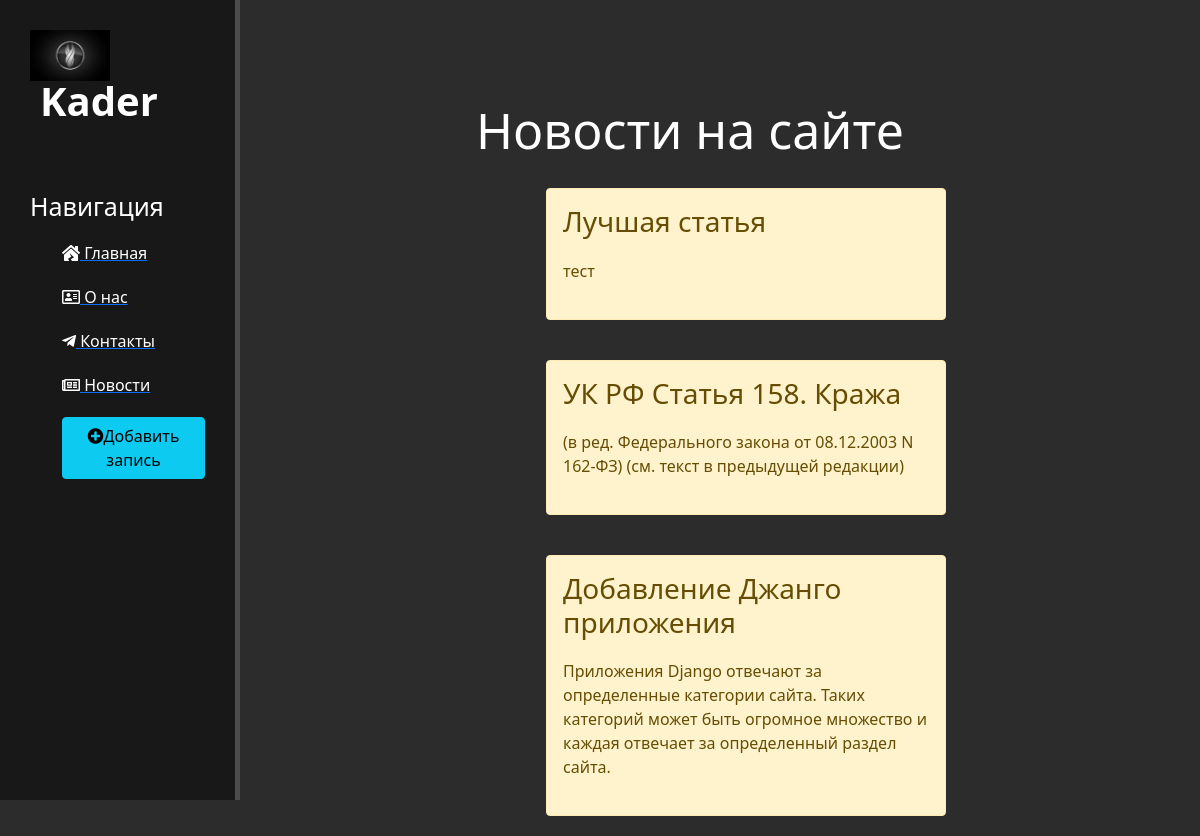
The page /news/ on the database as committed earlier.
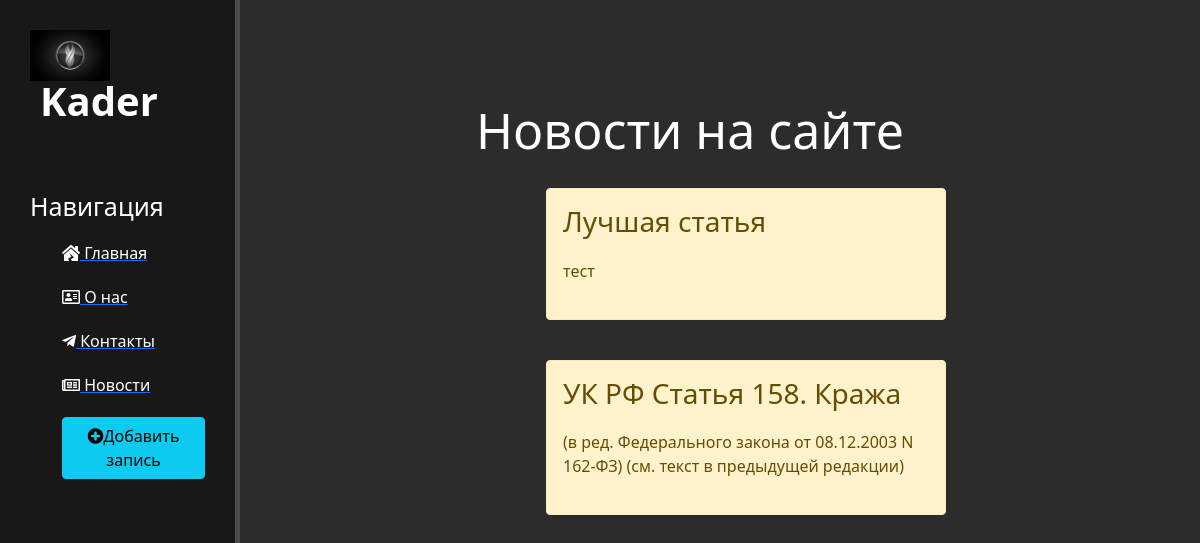
The same page on the database as committed later.
### news/models.py (models this page shows, shortened)
class Articles(models.Model):
    title = models.CharField('Название', max_length=50)
    anons = models.CharField('анонс', max_length=250)
    full_text = models.TextField('Статья')
    date = models.DateTimeField('Дата публикации')
    class Meta:
        verbose_name = 'Новости'
        verbose_name_plural = 'Новость'

### news/views.py (the view)
# urls.py: path('', views.news_home, name='news_home'),
def news_home(request):
    news = Articles.objects.order_by('-date')
    data = {'news': news}
    return render(request, 'news/news_home.html', data)

### news/templates/news/news_home.html (shortened to what this page needs)
{% extends "main/layout.html" %}
{% block content %}
    <div class="features">
        <h1>Новости на сайте</h1>
        {% if news %}
        {% for el in news %}
            <div class="alert alert-warning">
                <h3>{{ el.title }}</h3>
                <p>{{ el.anons }}</p>
            </div>
        {% endfor %}
        {% else %}
            <p>нет новостей</p>
        {% endif %}
    </div>
{% endblock %}

### main/templates/main/layout.html (shortened to what this page needs)
{% load static %}
<!DOCTYPE html>
<html lang="en">
<head>
    <link rel="stylesheet" href="https://cdn.jsdelivr.net/npm/bootstrap@5.1.0/dist/css/bootstrap.min.css">
    <link rel="stylesheet" href="{% static 'main/css/main.css' %}">
    <link rel="stylesheet" href="https://use.fontawesome.com/releases/v5.8.2/css/all.css">
</head>
<body>
    <aside>
        <img src="{% static 'main/img/fon-tekstura-logo-risunok.jpg' %}" alt="Лого">
        <span class="logo">Kader</span>
        <h3>Навигация</h3>
        <ul>
            <a href="{% url "home" %}"><li><i class="fas fa-house-damage"></i> Главная</li></a>
            <a href="{% url "about" %}"><li><i class="far fa-address-card"></i> О нас</li></a>
            <a href="{% url "contact" %}"><li><i class="fab fa-telegram-plane"></i> Контакты</li></a>
            <a href="{% url "news_home" %}"><li><i class="far fa-newspaper"></i> Hовости</li></a>
            <a href="{% url "create" %}"><li><button class="btn btn-info"><i class="fas fa-plus-circle"></i>Добавить запись</button></li></a>
        </ul>
    </aside>
    <main>
        {% block content %}
        {% endblock %}
    </main>
</body>
</html>

### main/static/main/css/main.css (style rules this page uses)
body { background: #2c2c2c; }
aside { float: left; background: #181818; width: 20%; padding: 2.5%; height: 100vh; color: #fff; border-right: 5px solid #4d4d4d; }
aside img { width: 80px; float: left; }
aside .logo { font-size: 40px; margin-left: 10px; font-weight: bold; position: relative; top: -10px; }
aside h3 { margin-top: 50px; font-size: 25px; }
aside ul { text-decoration: none }
aside ul li { color: #fff; display: block; transition: transform .6s ease ; margin-top: 20px; text-decoration: none; }
main .features { float: left; color: #fff; margin-top: 100px; text-align: center; width: 75%; }
main .features h1 { font-size: 50px; }
main .features p { max-width: 400px; margin: 20px auto; }
.alert-warning { float: left; clear: both; width: 400px; margin: 20px 34%; text-align: left; }

Rows that differ between the two databases and show on the page:
removed Articles: title "Добавление Джанго приложения", anons "Приложения Django отвечают за определенные категории сайта. Таких категорий может быть огромное множество и каждая отвечает за определенный раздел сайта."
